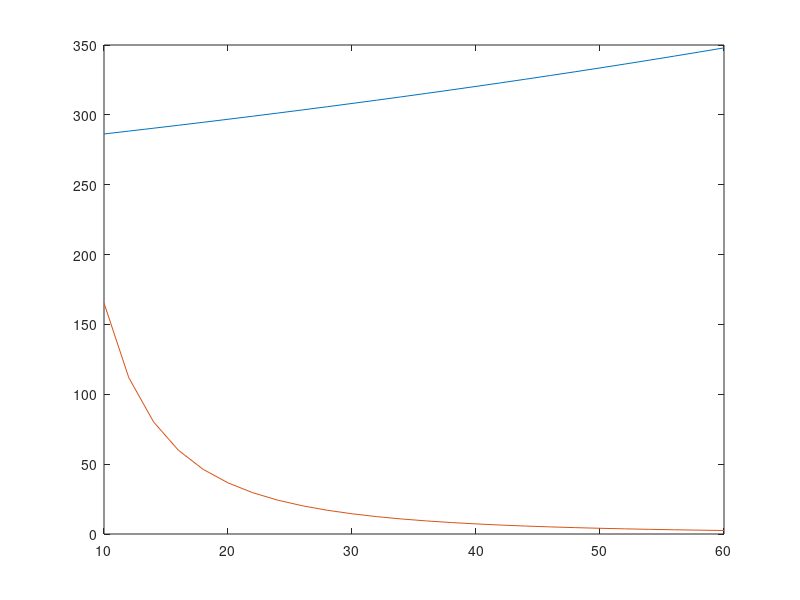
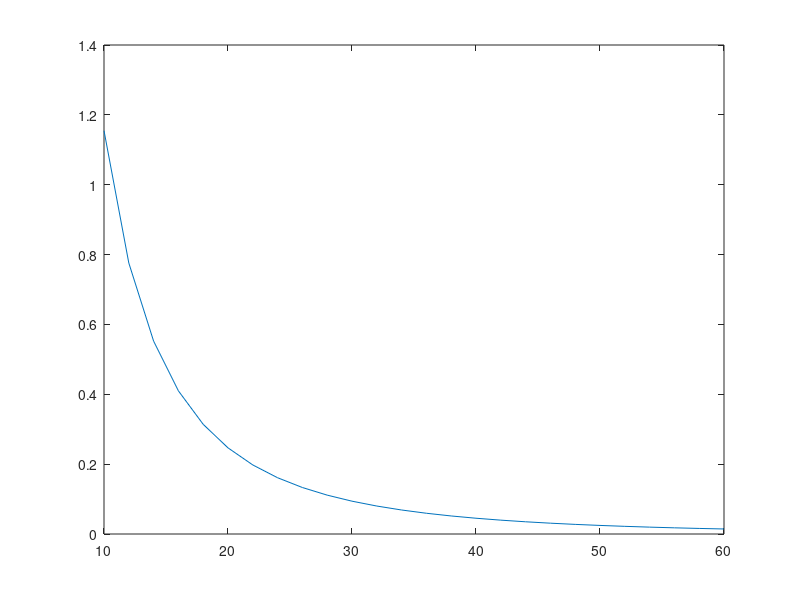

Write the MATLAB code that produced these figures, in order.
Iph=1860; %% phase current
%%
length=0.9;
total_height=61.4e-3; % slot copper height for single copper
insulation=0.21e-3;
total_width=16e-3;
%%
TopBottom=[];
Pdc_tot=[];
P_eddy_tot=[];
strand=[];

for numberOfverticalStrand=10:2:60
% numberOfverticalStrand=6;
numberOfhorizontalStrand=2;

mu0=4*pi*1e-7;
Bmax=(2*mu0*Iph)/(total_width); % We have two coils top and bottom, top is airgap 

B=linspace(0,Bmax,numberOfverticalStrand*2);

f=50;
ro=2.0968e-8;
Ke= pi^2/(6*ro);

width_strand=7.69e-3;

height_strand=(total_height/numberOfverticalStrand)-insulation;


DC_resistance=ro*length*2/((width_strand*height_strand));
DC_resistance=DC_resistance/(numberOfverticalStrand*numberOfhorizontalStrand);

Pdc=Iph^2*DC_resistance;

volume=2*width_strand*height_strand*length;

Peddy= Ke*B.^2*f^2*height_strand^2*volume;

% plot(Peddy)
% Pdc=Pdc/(numberOfverticalStrand*2)
% hold on;
sum(Peddy)/(2*Pdc);

Pdc_tot=[Pdc_tot 2*Pdc];
P_eddy_tot=[P_eddy_tot sum(Peddy)];

TopBottom=[TopBottom sum(Peddy(1:numberOfverticalStrand/2))/sum(Peddy(numberOfverticalStrand/2+1:end))];

strand=[strand numberOfverticalStrand];
end

%%
plot(strand,Pdc_tot)
hold on;
plot(strand,P_eddy_tot/2)
%%
figure();
plot(strand,P_eddy_tot./Pdc_tot)
